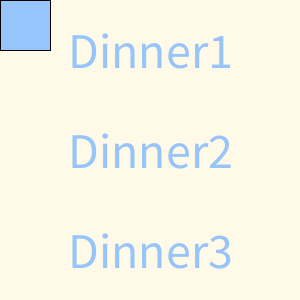
Frame 1 (no input)
Frame 60 (the mouse pressed at the canvas centre just before this capture): identical to frame 1, image omitted
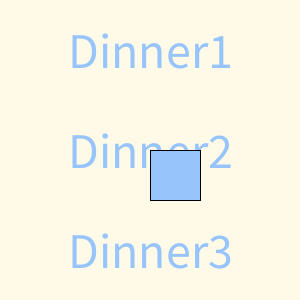
Frame 120 (the mouse held since frame 60 and released just before this capture)

The Processing sketch that drew these frames (run headless with seeded random() and noise(); from frame 60 on, the mouse is pressed at the canvas centre):

// Processing sketch: week_13_4_dinner
// ── week_13_4_dinner.pde
void setup(){
  size(300,300);
  fill(#97C4FA);
  textSize(50);
  textAlign(CENTER,CENTER);
}
void draw(){
  background(#FFFAE8);
  text("Dinner1",150,50);
  text("Dinner2",150,150);
  text("Dinner3",150,250);
  rect(mouseX,mouseY,50,50);
  }  
